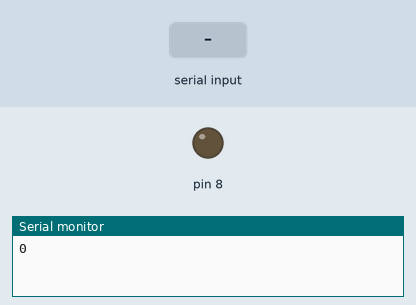
Bench run of a sketch on a simulated Arduino Uno, built with avr-gcc and run on an emulated ATmega328P. Parts: output pins drawn as LEDs (lit = HIGH), the last lines printed to the serial monitor. The test bench sets the inputs (shaded band).

Above: at 1.2 s.
1.3 s: "1\n" received over Serial
At 1.7 s:
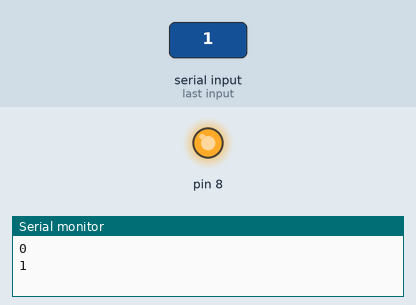
2.8 s: "2\n" received over Serial
At 4.0 s:
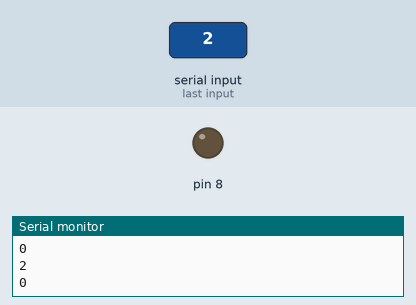
Timing chart, 0 to 5.8 s (numbered marks = the images above; inputs shaded):
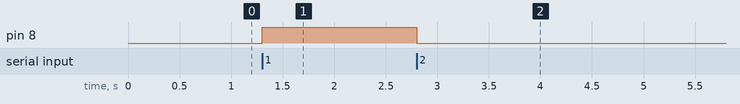

The sketch:

consumer.ino
```cpp
  int value = 0.0;
  float C_Tokens = 0.0;
  float Watt_Hr = 0.0;

  unsigned int prev_time = 0;
  unsigned int current_time = 0;
  unsigned int time_interval = 0;

void setup()
{
  Serial.begin(9600);

  pinMode(8,OUTPUT);
  digitalWrite(8,LOW);
  //pinMode(4,OUTPUT);
  //digitalWrite(4,LOW);
  prev_time = millis();
}

void loop()
{
 value = Serial.parseInt();
    Serial.println(value);

    if(value == 1)
    {
    digitalWrite(8,HIGH);
    //digitalWrite(4,HIGH);
    }


    if(value == 2)
    {
      digitalWrite(8,LOW);
   //   digitalWrite(4,LOW);
      //Serial.println("hi");
      prev_time = millis();
      }
}
```

Measured:
- after the input at 1.3 s, pin 8: LOW → HIGH at once
- after the input at 2.8 s, pin 8: HIGH → LOW at once
